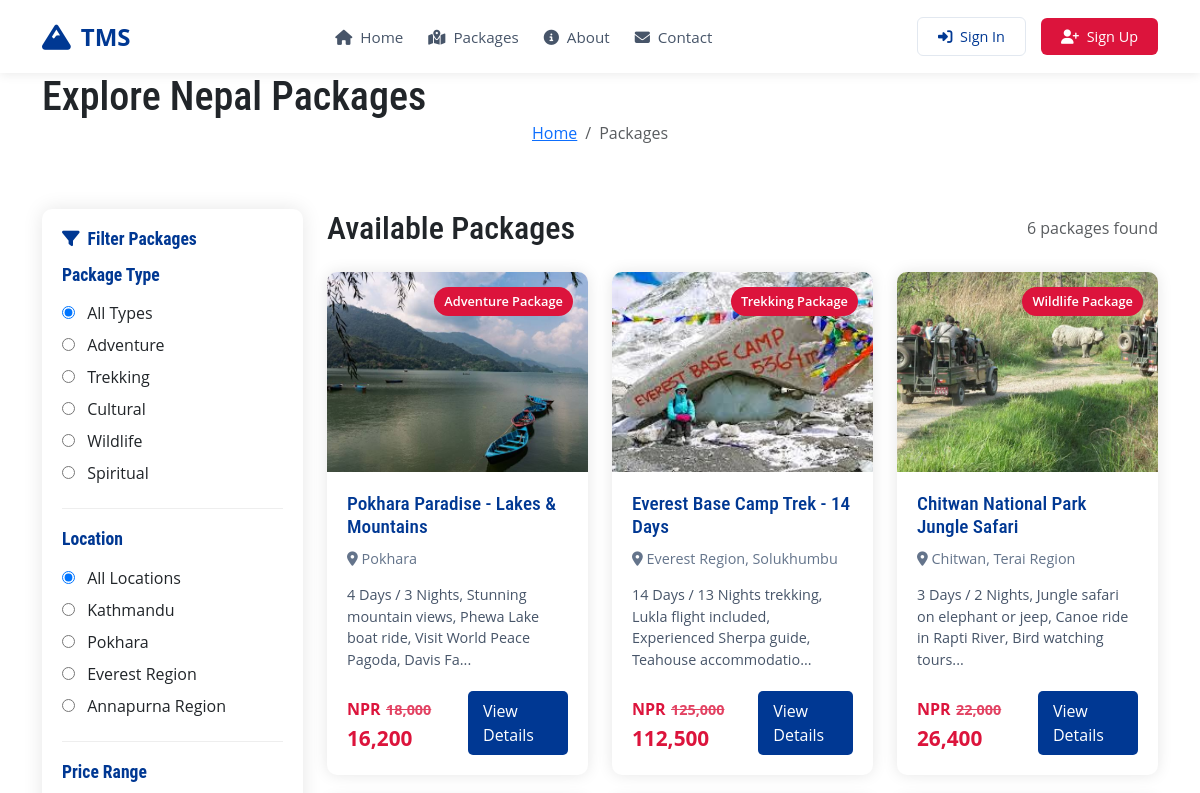
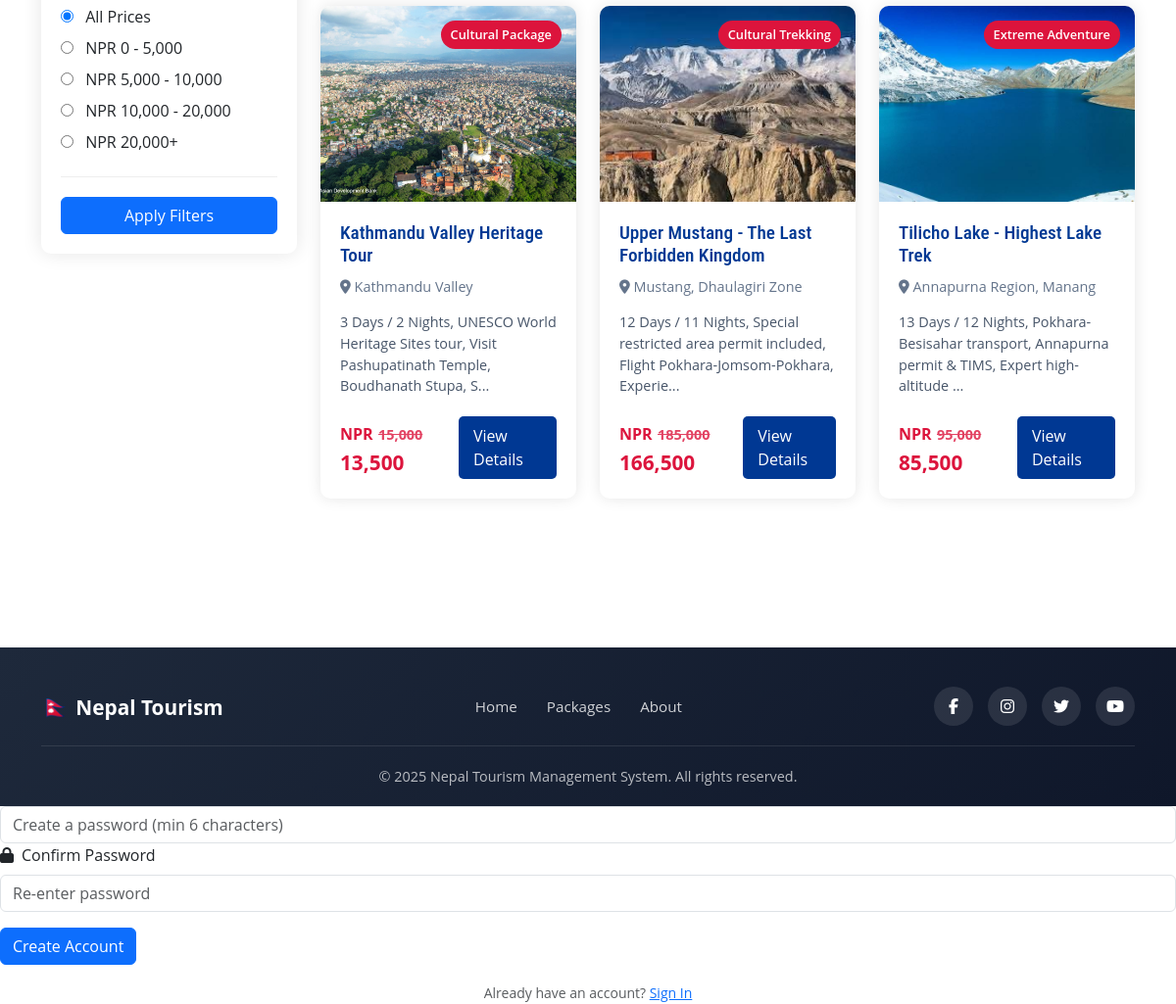
The app's page /package-list.php with its own data (2 pictures, top to bottom).
### tables this page shows
CREATE TABLE `tbltourpackages` (
  `PackageId` int(11) NOT NULL,
  `PackageName` varchar(200) DEFAULT NULL,
  `PackageType` varchar(150) DEFAULT NULL,
  `PackageLocation` varchar(100) DEFAULT NULL,
  `PackagePrice` int(11) DEFAULT NULL,
  `PackageFetures` varchar(255) DEFAULT NULL,
  `PackageDetails` mediumtext DEFAULT NULL,
  `PackageImage` varchar(100) DEFAULT NULL,
  `Creationdate` timestamp NULL DEFAULT current_timestamp(),
  `UpdationDate` timestamp NULL DEFAULT NULL ON UPDATE current_timestamp()
);

### includes/SmartFilter.php (called while the page is built, shortened)
<?php
class SmartFilter {
    private $dbh;
    public function __construct($database) {
        $this->dbh = $database;
    }
    public function getSmartRecommendations($filters = [], $limit = 6) {
        $sql = "SELECT *,
                (SELECT COUNT(*) FROM tblbooking WHERE tblbooking.PackageId = tbltourpackages.PackageId) as booking_count
                FROM tbltourpackages WHERE 1=1";
        $params = [];
        $sql .= " ORDER BY booking_count DESC, RAND() LIMIT :limit";
        $query = $this->dbh->prepare($sql);
        $query->bindValue(':limit', $limit, PDO::PARAM_INT);
        $query->execute();
        return $query->fetchAll(PDO::FETCH_OBJ);
    }
}
?>

### includes/SeasonalPricing.php (called while the page is built, shortened)
<?php
class SeasonalPricing {
    private $peakSeasons = [
        'Kathmandu' => [3, 4, 5, 10, 11],
        'Pokhara' => [3, 4, 5, 10, 11],
        'Everest' => [3, 4, 5, 9, 10, 11],
        'Chitwan' => [10, 11, 12, 1, 2, 3],
        'Annapurna' => [3, 4, 5, 9, 10, 11],
        'Lumbini' => [10, 11, 12, 1, 2, 3],
        'Nagarkot' => [3, 4, 5, 10, 11],
        'Mustang' => [9, 10, 11, 3, 4, 5],
        'Langtang' => [3, 4, 5, 9, 10, 11],
        'Rara' => [9, 10, 11, 3, 4, 5],
        'Gosaikunda' => [7, 8, 9],
        'Tilicho' => [9, 10, 11]
    ];
    public function getSeasonalMultiplier($packageLocation, $bookingDate) {
        $month = (int)date('n', strtotime($bookingDate));
        $locationKey = '';
        foreach (array_keys($this->peakSeasons) as $loc) {
            if (stripos($packageLocation, $loc) !== false) {
                $locationKey = $loc;
                break;
            }
        }
        if (in_array($month, $this->peakSeasons[$locationKey])) {
            return 1.2;
        } else {
            return 0.9;
        }
    }
    public function calculateSeasonalPrice($basePrice, $packageLocation, $bookingDate) {
        $multiplier = $this->getSeasonalMultiplier($packageLocation, $bookingDate);
        return round($basePrice * $multiplier, 2);
    }
}
?>

### package-list.php (the view, shortened to what this page needs)
<?php
include('includes/config.php');
include('includes/algorithms.php');
$seasonalPricing = new SeasonalPricing();
$smartFilter = new SmartFilter($dbh);
$filterType = isset($_GET['type']) ? $_GET['type'] : '';
$filterLocation = isset($_GET['location']) ? $_GET['location'] : '';
$filterPrice = isset($_GET['price']) ? $_GET['price'] : '';
$filters = [
    'type' => $filterType,
    'location' => $filterLocation,
    'price_range' => $filterPrice
];
$hasFilters = !empty($filterType) || !empty($filterLocation) || !empty($filterPrice);
if (isset($_SESSION['login']) && !$hasFilters) {
    $results = $smartFilter->getPersonalizedRecommendations($_SESSION['login']);
} else {
    $results = $smartFilter->getSmartRecommendations($filters);
}
?>
<!DOCTYPE html>
<html lang="en">
<head>
<link href="https://cdn.jsdelivr.net/npm/bootstrap@5.3.2/dist/css/bootstrap.min.css" rel="stylesheet">
<link rel="stylesheet" href="https://cdnjs.cloudflare.com/ajax/libs/font-awesome/6.5.1/css/all.min.css">
<link rel="stylesheet" href="https://unpkg.com/leaflet@1.9.4/dist/leaflet.css">
<link href="https://unpkg.com/aos@2.3.1/dist/aos.css" rel="stylesheet">
<link href="assets/css/components/popup-notifications.css" rel="stylesheet">
<link href="assets/css/style.css" rel="stylesheet">
</head>
<body>
<?php include('includes/header.php');?>
<section class="page-header">
    <div class="container">
        <h1>Explore Nepal Packages</h1>
        <nav aria-label="breadcrumb">
            <ol class="breadcrumb justify-content-center">
                <li class="breadcrumb-item"><a href="index.php">Home</a></li>
                <li class="breadcrumb-item active">Packages</li>
            </ol>
        </nav>
    </div>
</section>
<section class="py-5">
    <div class="container">
        <div class="row">
            <div class="col-lg-3">
                <div class="filter-sidebar">
                    <h3 class="filter-title"><i class="fas fa-filter me-2"></i>Filter Packages</h3>
                    <form method="GET" id="filterForm">
                        <div class="filter-section">
                            <h4 class="filter-title">Package Type</h4>
                            <label class="filter-option">
                                <input type="radio" name="type" value="" <?php echo empty($filterType) ? 'checked' : ''; ?>> All Types
                            </label>
                            <label class="filter-option">
                                <input type="radio" name="type" value="Adventure Package" <?php echo $filterType === 'Adventure Package' ? 'checked' : ''; ?>> Adventure
                            </label>
                            <label class="filter-option">
                                <input type="radio" name="type" value="Trekking Package" <?php echo $filterType === 'Trekking Package' ? 'checked' : ''; ?>> Trekking
                            </label>
                            <label class="filter-option">
                                <input type="radio" name="type" value="Cultural Package" <?php echo $filterType === 'Cultural Package' ? 'checked' : ''; ?>> Cultural
                            </label>
                            <label class="filter-option">
                                <input type="radio" name="type" value="Wildlife Package" <?php echo $filterType === 'Wildlife Package' ? 'checked' : ''; ?>> Wildlife
                            </label>
                            <label class="filter-option">
                                <input type="radio" name="type" value="Spiritual Package" <?php echo $filterType === 'Spiritual Package' ? 'checked' : ''; ?>> Spiritual
                            </label>
                        </div>
                        <div class="filter-section">
                            <h4 class="filter-title">Location</h4>
                            <label class="filter-option">
                                <input type="radio" name="location" value="" <?php echo empty($filterLocation) ? 'checked' : ''; ?>> All Locations
                            </label>
                            <label class="filter-option">
                                <input type="radio" name="location" value="Kathmandu" <?php echo $filterLocation === 'Kathmandu' ? 'checked' : ''; ?>> Kathmandu
                            </label>
                            <label class="filter-option">
                                <input type="radio" name="location" value="Pokhara" <?php echo $filterLocation === 'Pokhara' ? 'checked' : ''; ?>> Pokhara
                            </label>
                            <label class="filter-option">
                                <input type="radio" name="location" value="Everest" <?php echo $filterLocation === 'Everest' ? 'checked' : ''; ?>> Everest Region
                            </label>
                            <label class="filter-option">
                                <input type="radio" name="location" value="Annapurna" <?php echo $filterLocation === 'Annapurna' ? 'checked' : ''; ?>> Annapurna Region
                            </label>
                        </div>
                        <div class="filter-section">
                            <h4 class="filter-title">Price Range</h4>
                            <label class="filter-option">
                                <input type="radio" name="price" value="" <?php echo empty($filterPrice) ? 'checked' : ''; ?>> All Prices
                            </label>
                            <label class="filter-option">
                                <input type="radio" name="price" value="0-5000" <?php echo $filterPrice === '0-5000' ? 'checked' : ''; ?>> NPR 0 - 5,000
                            </label>
                            <label class="filter-option">
                                <input type="radio" name="price" value="5000-10000" <?php echo $filterPrice === '5000-10000' ? 'checked' : ''; ?>> NPR 5,000 - 10,000
                            </label>
                            <label class="filter-option">
                                <input type="radio" name="price" value="10000-20000" <?php echo $filterPrice === '10000-20000' ? 'checked' : ''; ?>> NPR 10,000 - 20,000
                            </label>
                            <label class="filter-option">
                                <input type="radio" name="price" value="20000+" <?php echo $filterPrice === '20000+' ? 'checked' : ''; ?>> NPR 20,000+
                            </label>
                        </div>
                        <button type="submit" class="btn btn-primary w-100">Apply Filters</button>
                    </form>
                </div>
            </div>
            <div class="col-lg-9">
                <div class="d-flex justify-content-between align-items-center mb-4">
                    <h2 class="mb-0">Available Packages</h2>
                    <div class="text-muted">
                        <?php echo count($results); ?> packages found
                    </div>
                </div>
                <div class="row">
                    <?php if(!empty($results)) {
                    foreach($results as $result) { ?>
                        <div class="col-lg-4 col-md-6 mb-4">
                            <div class="package-card">
                                <div class="package-img-wrapper">
                                    <img src="assets/images/<?php echo htmlentities($result->PackageImage);?>" class="package-img" alt="<?php echo htmlentities($result->PackageName);?>">
                                    <span class="package-badge"><?php echo htmlentities($result->PackageType);?></span>
                                </div>
                                <div class="package-body">
                                    <h3 class="package-title"><?php echo htmlentities($result->PackageName);?></h3>
                                    <div class="package-location">
                                        <i class="fas fa-map-marker-alt"></i>
                                        <?php echo htmlentities($result->PackageLocation);?>
                                    </div>
                                    <p class="package-features"><?php echo substr(htmlentities($result->PackageFetures), 0, 100); ?>...</p>
                                    <div class="package-footer">
                                        <div class="package-price">
                                            <?php
                                            $basePrice = $result->PackagePrice;
                                            $today = date('Y-m-d');
                                            $seasonalPrice = $seasonalPricing->calculateSeasonalPrice($basePrice, $result->PackageLocation, $today);
                                            $priceDifference = $seasonalPrice - $basePrice;
                                            $hasPriceAdjustment = abs($priceDifference) > 0.01;
                                            if($hasPriceAdjustment): ?>
                                                <span class="currency">NPR</span> <span style="text-decoration: line-through; font-size: 0.9rem; opacity: 0.8;"><?php echo number_format($basePrice);?></span>
                                                <span style="color: #DC143C; font-weight: 700;"> <?php echo number_format($seasonalPrice);?></span>
                                            <?php else: ?>
                                                <span class="currency">NPR</span> <?php echo number_format($seasonalPrice);?>
                                            <?php endif; ?>
                                        </div>
                                        <a href="package-details.php?pkgid=<?php echo htmlentities($result->PackageId);?>" class="btn-details">View Details</a>
                                    </div>
                                </div>
                            </div>
                        </div>
                    <?php } } ?>
                </div>
            </div>
        </div>
    </div>
</section>
<?php include('includes/footer.php');?>
<?php include('includes/login-modal.php');?>
<?php include('includes/signup-modal.php');?>
</body>
</html>

### records on screen
tbltourpackages: PackageImage (picture), PackageType "Adventure Package", PackageName "Pokhara Paradise - Lakes & Mountains", PackageLocation "Pokhara", PackageFetures "4 Days / 3 Nights, Stunning mountain views, Phewa Lake boat ride, Visit World Peace Pagoda, Davis Fa", PackagePrice "18,000", seasonalPrice "16,200"
tbltourpackages: PackageImage (picture), PackageType "Trekking Package", PackageName "Everest Base Camp Trek - 14 Days", PackageLocation "Everest Region, Solukhumbu", PackageFetures "14 Days / 13 Nights trekking, Lukla flight included, Experienced Sherpa guide, Teahouse accommodatio", PackagePrice "125,000", seasonalPrice "112,500"
tbltourpackages: PackageImage (picture), PackageType "Wildlife Package", PackageName "Chitwan National Park Jungle Safari", PackageLocation "Chitwan, Terai Region", PackageFetures "3 Days / 2 Nights, Jungle safari on elephant or jeep, Canoe ride in Rapti River, Bird watching tours", PackagePrice "22,000", seasonalPrice "26,400"
tbltourpackages: PackageImage (picture), PackageType "Cultural Package", PackageName "Kathmandu Valley Heritage Tour", PackageLocation "Kathmandu Valley", PackageFetures "3 Days / 2 Nights, UNESCO World Heritage Sites tour, Visit Pashupatinath Temple, Boudhanath Stupa, S", PackagePrice "15,000", seasonalPrice "13,500"
tbltourpackages: PackageImage (picture), PackageType "Cultural Trekking", PackageName "Upper Mustang - The Last Forbidden Kingdom", PackageLocation "Mustang, Dhaulagiri Zone", PackageFetures "12 Days / 11 Nights, Special restricted area permit included, Flight Pokhara-Jomsom-Pokhara, Experie", PackagePrice "185,000", seasonalPrice "166,500"
tbltourpackages: PackageImage (picture), PackageType "Extreme Adventure", PackageName "Tilicho Lake - Highest Lake Trek", PackageLocation "Annapurna Region, Manang", PackageFetures "13 Days / 12 Nights, Pokhara-Besisahar transport, Annapurna permit & TIMS, Expert high-altitude", PackagePrice "95,000", seasonalPrice "85,500"

### other values on screen
count($results) "6"
